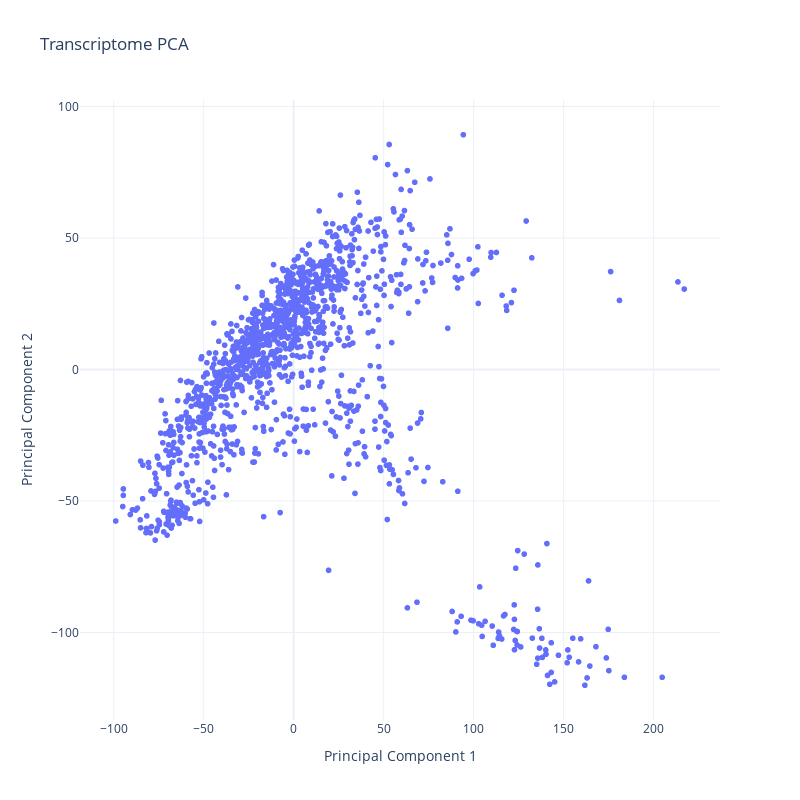

Notebook cell for this chart:
### Markdown cell above
### PCA

From a practical point of view, these are the steps we are going to implement:

1. Standardize the data: The objetive of PCA is to maximize the variance. If the features (in this case >20000 gene expressions have different scales or units, it is important to standardize the data by subtracting the mean and dividing by the standard deviation. This step ensures that all features are on a similar scale and prevents dominance by features with larger variances. For that, we will use the StandardScaler of sklearn: https://scikit-learn.org/stable/modules/generated/sklearn.preprocessing.StandardScaler.html

2. Compute the covariance matrix: To understand the relationships between pairs of gene expression in the data.

3. Perform the eigen-decomposition: The covariance matrix is decomposed into its eigenvectors and eigenvalues. The eigenvectors represent the principal components, and the eigenvalues indicate the amount of variance explained by each principal component.

4. Select the principal components: The principal components are ranked based on their corresponding eigenvalues, and the top components capturing the most variance are selected. Since we will do a 2D visualization, we need the two components that explain most of the variance in gene expression across samples.

5. Project the data onto the new coordinate system: The original data is transformed by projecting it onto the selected principal components. Each data point is represented by its new coordinates in the principal component space.

Steps 2, 3, 4 and 5 could be implemented easily with numpy through linear algebra operations (if anyones wants to, you can try the exercise. If you need help, see https://stackoverflow.com/questions/58666635/implementing-pca-with-numpy) however, this is a standard procedure and already implemented in machine learning packages such as **skicit-learn** as the PCA module.

### Code cell
import pandas as pd
import plotly.express as px
from os import path
from sklearn.preprocessing import StandardScaler
from sklearn.decomposition import PCA

n_components = 2

# We load the expression data
expression_df = pd.read_csv(path.join('data', 'gene_expression.tsv.gz'),
                                                        sep="\t", header='infer', index_col=0, compression='gzip')

# We preprocess the data with standarization
scaler = StandardScaler()
data = scaler.fit_transform(expression_df.T)

# We perform the PCA
pca2D = PCA(n_components=n_components)
proj_data = pca2D.fit_transform(data)

# We can check the amount of variance explained by the two Principal components
print(pca2D.explained_variance_ratio_)

pca_df = pd.DataFrame(
    data=proj_data, 
    columns=['PC1', 'PC2'],
    index=expression_df.columns
)

# We plot the data (the first two components are the first two columns of proj_data)
fig = px.scatter(
    pca_df, 
    x='PC1', 
    y='PC2',
    title='Transcriptome PCA',
    labels={'PC1': 'Principal Component 1', 'PC2': 'Principal Component 2'},
    hover_name=pca_df.index,  # Show specimen on hover
    template="plotly_white",
    width=800,
    height=800,
)

fig.show()

### Figure 1 — Plotly figure (JSON) as saved in the notebook; plotly's stock layout.template omitted (floating-point values rounded to 4 significant figures; data arrays with more than 128 entries replaced by an {"elided": "..."} marker saying what was removed)
{"data": [{"hovertemplate": "<b>%{hovertext}</b><br><br>Principal Component 1=%{x}<br>Principal Component 2=%{y}<extra></extra>", "hovertext": {"elided": "1359 str values"}, "legendgroup": "", "marker": {"color": "#636efa", "symbol": "circle"}, "mode": "markers", "name": "", "showlegend": false, "type": "scattergl", "x": {"elided": "1359 float values"}, "xaxis": "x", "y": {"elided": "1359 float values"}, "yaxis": "y"}], "layout": {"height": 800, "legend": {"tracegroupgap": 0}, "title": {"text": "Transcriptome PCA"}, "width": 800, "xaxis": {"anchor": "y", "domain": [0, 1], "title": {"text": "Principal Component 1"}}, "yaxis": {"anchor": "x", "domain": [0, 1], "title": {"text": "Principal Component 2"}}}}
